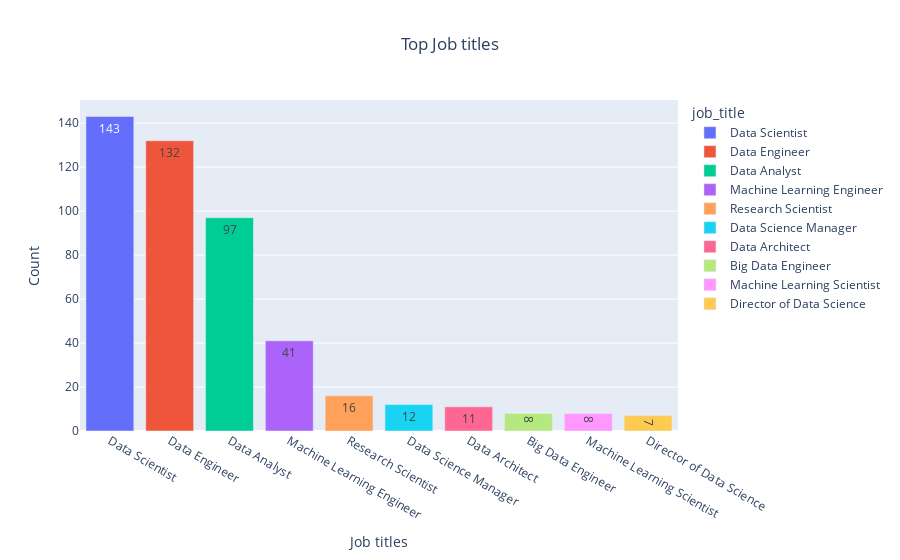

The code cell stored with this chart in its notebook:
### Code cell
fig = px.bar(job_title, x="job_title", y="count", 
                color="job_title", title="Top Job titles", 
                text="count").update_layout(xaxis_title="Job titles", yaxis_title="Count", title_x=0.5)
fig

### Figure 1 — Plotly figure (JSON) as saved in the notebook; plotly's stock layout.template omitted (floating-point values rounded to 4 significant figures)
{"data": [{"alignmentgroup": "True", "hovertemplate": "job_title=%{x}<br>count=%{text}<extra></extra>", "legendgroup": "Data Scientist", "marker": {"color": "#636efa", "pattern": {"shape": ""}}, "name": "Data Scientist", "offsetgroup": "Data Scientist", "orientation": "v", "showlegend": true, "text": [143], "textposition": "auto", "type": "bar", "x": ["Data Scientist"], "xaxis": "x", "y": [143], "yaxis": "y"}, {"alignmentgroup": "True", "hovertemplate": "job_title=%{x}<br>count=%{text}<extra></extra>", "legendgroup": "Data Engineer", "marker": {"color": "#EF553B", "pattern": {"shape": ""}}, "name": "Data Engineer", "offsetgroup": "Data Engineer", "orientation": "v", "showlegend": true, "text": [132], "textposition": "auto", "type": "bar", "x": ["Data Engineer"], "xaxis": "x", "y": [132], "yaxis": "y"}, {"alignmentgroup": "True", "hovertemplate": "job_title=%{x}<br>count=%{text}<extra></extra>", "legendgroup": "Data Analyst", "marker": {"color": "#00cc96", "pattern": {"shape": ""}}, "name": "Data Analyst", "offsetgroup": "Data Analyst", "orientation": "v", "showlegend": true, "text": [97], "textposition": "auto", "type": "bar", "x": ["Data Analyst"], "xaxis": "x", "y": [97], "yaxis": "y"}, {"alignmentgroup": "True", "hovertemplate": "job_title=%{x}<br>count=%{text}<extra></extra>", "legendgroup": "Machine Learning Engineer", "marker": {"color": "#ab63fa", "pattern": {"shape": ""}}, "name": "Machine Learning Engineer", "offsetgroup": "Machine Learning Engineer", "orientation": "v", "showlegend": true, "text": [41], "textposition": "auto", "type": "bar", "x": ["Machine Learning Engineer"], "xaxis": "x", "y": [41], "yaxis": "y"}, {"alignmentgroup": "True", "hovertemplate": "job_title=%{x}<br>count=%{text}<extra></extra>", "legendgroup": "Research Scientist", "marker": {"color": "#FFA15A", "pattern": {"shape": ""}}, "name": "Research Scientist", "offsetgroup": "Research Scientist", "orientation": "v", "showlegend": true, "text": [16], "textposition": "auto", "type": "bar", "x": ["Research Scientist"], "xaxis": "x", "y": [16], "yaxis": "y"}, {"alignmentgroup": "True", "hovertemplate": "job_title=%{x}<br>count=%{text}<extra></extra>", "legendgroup": "Data Science Manager", "marker": {"color": "#19d3f3", "pattern": {"shape": ""}}, "name": "Data Science Manager", "offsetgroup": "Data Science Manager", "orientation": "v", "showlegend": true, "text": [12], "textposition": "auto", "type": "bar", "x": ["Data Science Manager"], "xaxis": "x", "y": [12], "yaxis": "y"}, {"alignmentgroup": "True", "hovertemplate": "job_title=%{x}<br>count=%{text}<extra></extra>", "legendgroup": "Data Architect", "marker": {"color": "#FF6692", "pattern": {"shape": ""}}, "name": "Data Architect", "offsetgroup": "Data Architect", "orientation": "v", "showlegend": true, "text": [11], "textposition": "auto", "type": "bar", "x": ["Data Architect"], "xaxis": "x", "y": [11], "yaxis": "y"}, {"alignmentgroup": "True", "hovertemplate": "job_title=%{x}<br>count=%{text}<extra></extra>", "legendgroup": "Big Data Engineer", "marker": {"color": "#B6E880", "pattern": {"shape": ""}}, "name": "Big Data Engineer", "offsetgroup": "Big Data Engineer", "orientation": "v", "showlegend": true, "text": [8], "textposition": "auto", "type": "bar", "x": ["Big Data Engineer"], "xaxis": "x", "y": [8], "yaxis": "y"}, {"alignmentgroup": "True", "hovertemplate": "job_title=%{x}<br>count=%{text}<extra></extra>", "legendgroup": "Machine Learning Scientist", "marker": {"color": "#FF97FF", "pattern": {"shape": ""}}, "name": "Machine Learning Scientist", "offsetgroup": "Machine Learning Scientist", "orientation": "v", "showlegend": true, "text": [8], "textposition": "auto", "type": "bar", "x": ["Machine Learning Scientist"], "xaxis": "x", "y": [8], "yaxis": "y"}, {"alignmentgroup": "True", "hovertemplate": "job_title=%{x}<br>count=%{text}<extra></extra>", "legendgroup": "Director of Data Science", "marker": {"color": "#FECB52", "pattern": {"shape": ""}}, "name": "Director of Data Science", "offsetgroup": "Director of Data Science", "orientation": "v", "showlegend": true, "text": [7], "textposition": "auto", "type": "bar", "x": ["Director of Data Science"], "xaxis": "x", "y": [7], "yaxis": "y"}], "layout": {"barmode": "relative", "legend": {"title": {"text": "job_title"}, "tracegroupgap": 0}, "title": {"text": "Top Job titles", "x": 0.5}, "xaxis": {"anchor": "y", "categoryarray": ["Data Scientist", "Data Engineer", "Data Analyst", "Machine Learning Engineer", "Research Scientist", "Data Science Manager", "Data Architect", "Big Data Engineer", "Machine Learning Scientist", "Director of Data Science"], "categoryorder": "array", "domain": [0, 1], "title": {"text": "Job titles"}}, "yaxis": {"anchor": "x", "domain": [0, 1], "title": {"text": "Count"}}}}
